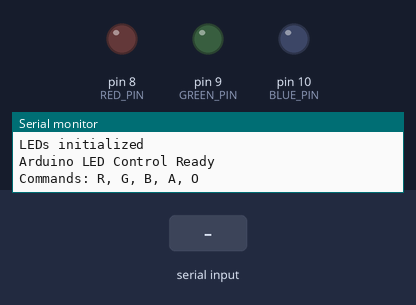
Bench run of a sketch on a simulated Arduino Uno, built with avr-gcc and run on an emulated ATmega328P. Parts: output pins drawn as LEDs (lit = HIGH), the last lines printed to the serial monitor. The test bench sets the inputs (shaded band).

Above: at 1.2 s.
1.3 s: "R\n" received over Serial
At 2.5 s:
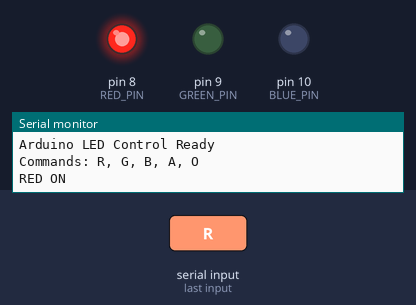
2.8 s: "G\n" received over Serial
At 3.6 s:
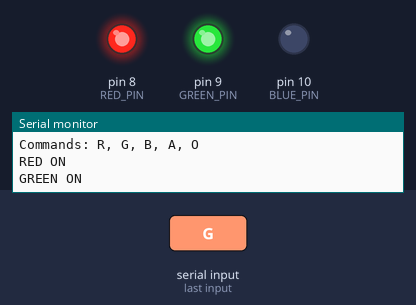
4.3 s: "B\n" received over Serial
At 4.8 s:
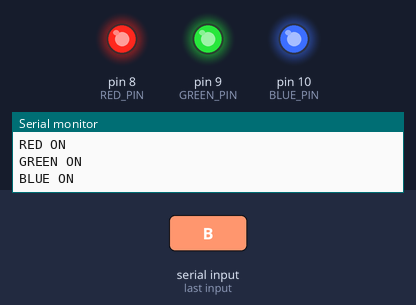
5.8 s: "R\n" received over Serial
At 7.0 s:
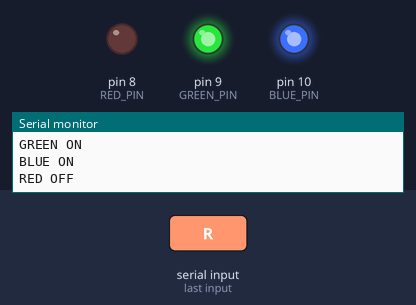
7.3 s: "G\n" received over Serial
At 8.2 s:
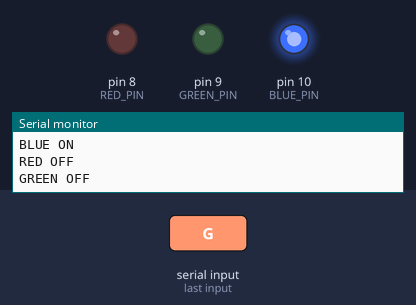
Timing chart, 0 to 9.8 s (numbered marks = the images above; inputs shaded):
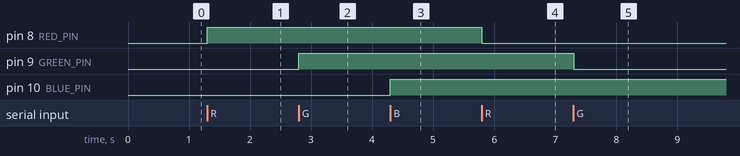

The sketch:

lab_act5.ino
```cpp
#include "lab_act5.h"

void setup() {
  Serial.begin(9600);
  initLEDs();

  Serial.println("Arduino LED Control Ready");
  Serial.println("Commands: R, G, B, A, O");
}

void loop() {
  if (Serial.available() > 0) {
    char command = Serial.read();

    if (command != '\n' && command != '\r') {
      processCommand(command);
    }
  }
}
```

lab_act5.h
```cpp
#ifndef LAB_ACT5_H
#define LAB_ACT5_H

#include <Arduino.h>

// Pin definitions
constexpr int RED_PIN = 8;
constexpr int GREEN_PIN = 9;
constexpr int BLUE_PIN = 10;

// LED states (defined here but declared inline-safe)
static bool redState = false;
static bool greenState = false;
static bool blueState = false;

// Initialize LEDs
inline void initLEDs() {
  pinMode(RED_PIN, OUTPUT);
  pinMode(GREEN_PIN, OUTPUT);
  pinMode(BLUE_PIN, OUTPUT);

  digitalWrite(RED_PIN, LOW);
  digitalWrite(GREEN_PIN, LOW);
  digitalWrite(BLUE_PIN, LOW);

  Serial.println("LEDs initialized");
}

// Toggle red LED
inline void toggleRed() {
  redState = !redState;
  digitalWrite(RED_PIN, redState);

  Serial.println(redState ? "RED ON" : "RED OFF");
}

// Toggle green LED
inline void toggleGreen() {
  greenState = !greenState;
  digitalWrite(GREEN_PIN, greenState);

  Serial.println(greenState ? "GREEN ON" : "GREEN OFF");
}

// Toggle blue LED
inline void toggleBlue() {
  blueState = !blueState;
  digitalWrite(BLUE_PIN, blueState);

  Serial.println(blueState ? "BLUE ON" : "BLUE OFF");
}

// All on
inline void allOn() {
  redState = true;
  greenState = true;
  blueState = true;

  digitalWrite(RED_PIN, HIGH);
  digitalWrite(GREEN_PIN, HIGH);
  digitalWrite(BLUE_PIN, HIGH);

  Serial.println("ALL LEDs ON");
}

// All off
inline void allOff() {
  redState = false;
  greenState = false;
  blueState = false;

  digitalWrite(RED_PIN, LOW);
  digitalWrite(GREEN_PIN, LOW);
  digitalWrite(BLUE_PIN, LOW);

  Serial.println("ALL LEDs OFF");
}

// Process command
inline void processCommand(char cmd) {
  cmd = toupper(cmd);

  switch (cmd) {
    case 'R': toggleRed(); break;
    case 'G': toggleGreen(); break;
    case 'B': toggleBlue(); break;
    case 'A': allOn(); break;
    case 'O': allOff(); break;
    default:
      Serial.print("Invalid command: ");
      Serial.println(cmd);
  }
}

#endif
```

Measured:
- after the input at 1.3 s, pin 8 (RED_PIN): LOW → HIGH at once
- after the input at 2.8 s, pin 9 (GREEN_PIN): LOW → HIGH at once
- after the input at 4.3 s, pin 10 (BLUE_PIN): LOW → HIGH at once
- after the input at 5.8 s, pin 8 (RED_PIN): HIGH → LOW at once
- after the input at 7.3 s, pin 9 (GREEN_PIN): HIGH → LOW at once
